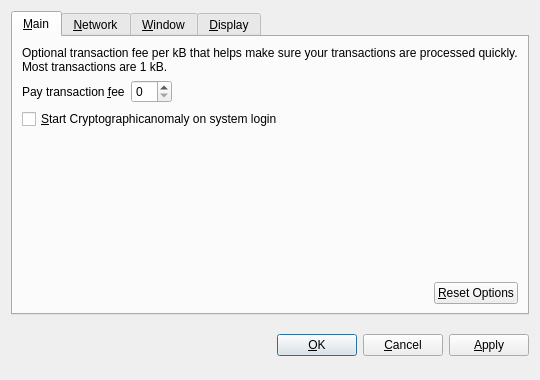
<?xml version="1.0" encoding="UTF-8"?>
<ui version="4.0">
 <class>OptionsDialog</class>
 <widget class="QDialog" name="OptionsDialog">
  <property name="geometry">
   <rect>
    <x>0</x>
    <y>0</y>
    <width>540</width>
    <height>380</height>
   </rect>
  </property>
  <property name="windowTitle">
   <string>Options</string>
  </property>
  <property name="modal">
   <bool>true</bool>
  </property>
  <layout class="QVBoxLayout" name="verticalLayout">
   <item>
    <widget class="QTabWidget" name="tabWidget">
     <property name="tabPosition">
      <enum>QTabWidget::North</enum>
     </property>
     <property name="currentIndex">
      <number>0</number>
     </property>
     <widget class="QWidget" name="tabMain">
      <attribute name="title">
       <string>&amp;Main</string>
      </attribute>
      <layout class="QVBoxLayout" name="verticalLayout_Main">
       <item>
        <widget class="QLabel" name="transactionFeeInfoLabel">
         <property name="text">
          <string>Optional transaction fee per kB that helps make sure your transactions are processed quickly. Most transactions are 1 kB.</string>
         </property>
         <property name="textFormat">
          <enum>Qt::PlainText</enum>
         </property>
         <property name="wordWrap">
          <bool>true</bool>
         </property>
        </widget>
       </item>
       <item>
        <layout class="QHBoxLayout" name="horizontalLayout_1_Main">
         <item>
          <widget class="QLabel" name="transactionFeeLabel">
           <property name="text">
            <string>Pay transaction &amp;fee</string>
           </property>
           <property name="textFormat">
            <enum>Qt::PlainText</enum>
           </property>
           <property name="buddy">
            <cstring>transactionFee</cstring>
           </property>
          </widget>
         </item>
         <item>
          <widget class="CryptographicanomalyAmountField" name="transactionFee"/>
         </item>
         <item>
          <spacer name="horizontalSpacer_1_Main">
           <property name="orientation">
            <enum>Qt::Horizontal</enum>
           </property>
           <property name="sizeHint" stdset="0">
            <size>
             <width>40</width>
             <height>20</height>
            </size>
           </property>
          </spacer>
         </item>
        </layout>
       </item>
       <item>
        <widget class="QCheckBox" name="cryptographicanomalyAtStartup">
         <property name="toolTip">
          <string>Automatically start Cryptographicanomaly after logging in to the system.</string>
         </property>
         <property name="text">
          <string>&amp;Start Cryptographicanomaly on system login</string>
         </property>
        </widget>
       </item>
       <item>
        <spacer name="verticalSpacer_Main">
         <property name="orientation">
          <enum>Qt::Vertical</enum>
         </property>
         <property name="sizeHint" stdset="0">
          <size>
           <width>20</width>
           <height>40</height>
          </size>
         </property>
        </spacer>
       </item>
       <item>
        <layout class="QHBoxLayout" name="horizontalLayout_2_Main">
         <item>
          <spacer name="horizontalSpacer_2_Main">
           <property name="orientation">
            <enum>Qt::Horizontal</enum>
           </property>
           <property name="sizeHint" stdset="0">
            <size>
             <width>40</width>
             <height>20</height>
            </size>
           </property>
          </spacer>
         </item>
         <item>
          <widget class="QPushButton" name="resetButton">
           <property name="toolTip">
            <string>Reset all client options to default.</string>
           </property>
           <property name="text">
            <string>&amp;Reset Options</string>
           </property>
           <property name="autoDefault">
            <bool>false</bool>
           </property>
          </widget>
         </item>
        </layout>
       </item>
      </layout>
     </widget>
     <widget class="QWidget" name="tabNetwork">
      <attribute name="title">
       <string>&amp;Network</string>
      </attribute>
      <layout class="QVBoxLayout" name="verticalLayout_Network">
       <item>
        <widget class="QCheckBox" name="mapPortUpnp">
         <property name="toolTip">
          <string>Automatically open the Cryptographicanomaly client port on the router. This only works when your router supports UPnP and it is enabled.</string>
         </property>
         <property name="text">
          <string>Map port using &amp;UPnP</string>
         </property>
        </widget>
       </item>
       <item>
        <widget class="QCheckBox" name="connectSocks">
         <property name="toolTip">
          <string>Connect to the Cryptographicanomaly network through a SOCKS proxy (e.g. when connecting through Tor).</string>
         </property>
         <property name="text">
          <string>&amp;Connect through SOCKS proxy:</string>
         </property>
        </widget>
       </item>
       <item>
        <layout class="QHBoxLayout" name="horizontalLayout_Network">
         <item>
          <widget class="QLabel" name="proxyIpLabel">
           <property name="text">
            <string>Proxy &amp;IP:</string>
           </property>
           <property name="textFormat">
            <enum>Qt::PlainText</enum>
           </property>
           <property name="buddy">
            <cstring>proxyIp</cstring>
           </property>
          </widget>
         </item>
         <item>
          <widget class="QValidatedLineEdit" name="proxyIp">
           <property name="maximumSize">
            <size>
             <width>140</width>
             <height>16777215</height>
            </size>
           </property>
           <property name="toolTip">
            <string>IP address of the proxy (e.g. 127.0.0.1)</string>
           </property>
          </widget>
         </item>
         <item>
          <widget class="QLabel" name="proxyPortLabel">
           <property name="text">
            <string>&amp;Port:</string>
           </property>
           <property name="textFormat">
            <enum>Qt::PlainText</enum>
           </property>
           <property name="buddy">
            <cstring>proxyPort</cstring>
           </property>
          </widget>
         </item>
         <item>
          <widget class="QLineEdit" name="proxyPort">
           <property name="maximumSize">
            <size>
             <width>55</width>
             <height>16777215</height>
            </size>
           </property>
           <property name="toolTip">
            <string>Port of the proxy (e.g. 9050)</string>
           </property>
          </widget>
         </item>
         <item>
          <widget class="QLabel" name="socksVersionLabel">
           <property name="text">
            <string>SOCKS &amp;Version:</string>
           </property>
           <property name="textFormat">
            <enum>Qt::PlainText</enum>
           </property>
           <property name="buddy">
            <cstring>socksVersion</cstring>
           </property>
          </widget>
         </item>
         <item>
          <widget class="QValueComboBox" name="socksVersion">
           <property name="toolTip">
            <string>SOCKS version of the proxy (e.g. 5)</string>
           </property>
          </widget>
         </item>
         <item>
          <spacer name="horizontalSpacer_Network">
           <property name="orientation">
            <enum>Qt::Horizontal</enum>
           </property>
           <property name="sizeHint" stdset="0">
            <size>
             <width>40</width>
             <height>20</height>
            </size>
           </property>
          </spacer>
         </item>
        </layout>
       </item>
       <item>
        <spacer name="verticalSpacer_Network">
         <property name="orientation">
          <enum>Qt::Vertical</enum>
         </property>
         <property name="sizeHint" stdset="0">
          <size>
           <width>20</width>
           <height>40</height>
          </size>
         </property>
        </spacer>
       </item>
      </layout>
     </widget>
     <widget class="QWidget" name="tabWindow">
      <attribute name="title">
       <string>&amp;Window</string>
      </attribute>
      <layout class="QVBoxLayout" name="verticalLayout_Window">
       <item>
        <widget class="QCheckBox" name="minimizeToTray">
         <property name="toolTip">
          <string>Show only a tray icon after minimizing the window.</string>
         </property>
         <property name="text">
          <string>&amp;Minimize to the tray instead of the taskbar</string>
         </property>
        </widget>
       </item>
       <item>
        <widget class="QCheckBox" name="minimizeOnClose">
         <property name="toolTip">
          <string>Minimize instead of exit the application when the window is closed. When this option is enabled, the application will be closed only after selecting Quit in the menu.</string>
         </property>
         <property name="text">
          <string>M&amp;inimize on close</string>
         </property>
        </widget>
       </item>
       <item>
        <spacer name="verticalSpacer_Window">
         <property name="orientation">
          <enum>Qt::Vertical</enum>
         </property>
         <property name="sizeHint" stdset="0">
          <size>
           <width>20</width>
           <height>40</height>
          </size>
         </property>
        </spacer>
       </item>
      </layout>
     </widget>
     <widget class="QWidget" name="tabDisplay">
      <attribute name="title">
       <string>&amp;Display</string>
      </attribute>
      <layout class="QVBoxLayout" name="verticalLayout_Display">
       <item>
        <layout class="QHBoxLayout" name="horizontalLayout_1_Display">
         <item>
          <widget class="QLabel" name="langLabel">
           <property name="text">
            <string>User Interface &amp;language:</string>
           </property>
           <property name="textFormat">
            <enum>Qt::PlainText</enum>
           </property>
           <property name="buddy">
            <cstring>lang</cstring>
           </property>
          </widget>
         </item>
         <item>
          <widget class="QValueComboBox" name="lang">
           <property name="toolTip">
            <string>The user interface language can be set here. This setting will take effect after restarting Cryptographicanomaly.</string>
           </property>
          </widget>
         </item>
        </layout>
       </item>
       <item>
        <layout class="QHBoxLayout" name="horizontalLayout_2_Display">
         <item>
          <widget class="QLabel" name="unitLabel">
           <property name="text">
            <string>&amp;Unit to show amounts in:</string>
           </property>
           <property name="textFormat">
            <enum>Qt::PlainText</enum>
           </property>
           <property name="buddy">
            <cstring>unit</cstring>
           </property>
          </widget>
         </item>
         <item>
          <widget class="QValueComboBox" name="unit">
           <property name="toolTip">
            <string>Choose the default subdivision unit to show in the interface and when sending coins.</string>
           </property>
          </widget>
         </item>
        </layout>
       </item>
       <item>
        <widget class="QCheckBox" name="displayAddresses">
         <property name="toolTip">
          <string>Whether to show Cryptographicanomaly addresses in the transaction list or not.</string>
         </property>
         <property name="text">
          <string>&amp;Display addresses in transaction list</string>
         </property>
        </widget>
       </item>
       <item>
        <widget class="QCheckBox" name="coinControlFeatures">
         <property name="toolTip">
          <string>Whether to show coin control features or not.</string>
         </property>
         <property name="text">
          <string>Display coin &amp;control features (experts only!)</string>
         </property>
        </widget>
       </item>
       <item>
        <spacer name="verticalSpacer_Display">
         <property name="orientation">
          <enum>Qt::Vertical</enum>
         </property>
         <property name="sizeHint" stdset="0">
          <size>
           <width>20</width>
           <height>40</height>
          </size>
         </property>
        </spacer>
       </item>
      </layout>
     </widget>
    </widget>
   </item>
   <item>
    <layout class="QHBoxLayout" name="horizontalLayout_Buttons">
     <item>
      <spacer name="horizontalSpacer_1">
       <property name="orientation">
        <enum>Qt::Horizontal</enum>
       </property>
       <property name="sizeHint" stdset="0">
        <size>
         <width>40</width>
         <height>48</height>
        </size>
       </property>
      </spacer>
     </item>
     <item>
      <widget class="QLabel" name="statusLabel">
       <property name="font">
        <font>
         <weight>75</weight>
         <bold>true</bold>
        </font>
       </property>
       <property name="text">
        <string/>
       </property>
       <property name="textFormat">
        <enum>Qt::PlainText</enum>
       </property>
       <property name="wordWrap">
        <bool>true</bool>
       </property>
      </widget>
     </item>
     <item>
      <spacer name="horizontalSpacer_2">
       <property name="orientation">
        <enum>Qt::Horizontal</enum>
       </property>
       <property name="sizeHint" stdset="0">
        <size>
         <width>40</width>
         <height>48</height>
        </size>
       </property>
      </spacer>
     </item>
     <item>
      <widget class="QPushButton" name="okButton">
       <property name="text">
        <string>&amp;OK</string>
       </property>
      </widget>
     </item>
     <item>
      <widget class="QPushButton" name="cancelButton">
       <property name="text">
        <string>&amp;Cancel</string>
       </property>
       <property name="autoDefault">
        <bool>false</bool>
       </property>
      </widget>
     </item>
     <item>
      <widget class="QPushButton" name="applyButton">
       <property name="text">
        <string>&amp;Apply</string>
       </property>
       <property name="autoDefault">
        <bool>false</bool>
       </property>
      </widget>
     </item>
    </layout>
   </item>
  </layout>
 </widget>
 <customwidgets>
  <customwidget>
   <class>CryptographicanomalyAmountField</class>
   <extends>QSpinBox</extends>
   <header>cryptographicanomalyamountfield.h</header>
  </customwidget>
  <customwidget>
   <class>QValueComboBox</class>
   <extends>QComboBox</extends>
   <header>qvaluecombobox.h</header>
  </customwidget>
  <customwidget>
   <class>QValidatedLineEdit</class>
   <extends>QLineEdit</extends>
   <header>qvalidatedlineedit.h</header>
  </customwidget>
 </customwidgets>
 <resources/>
 <connections/>
</ui>
